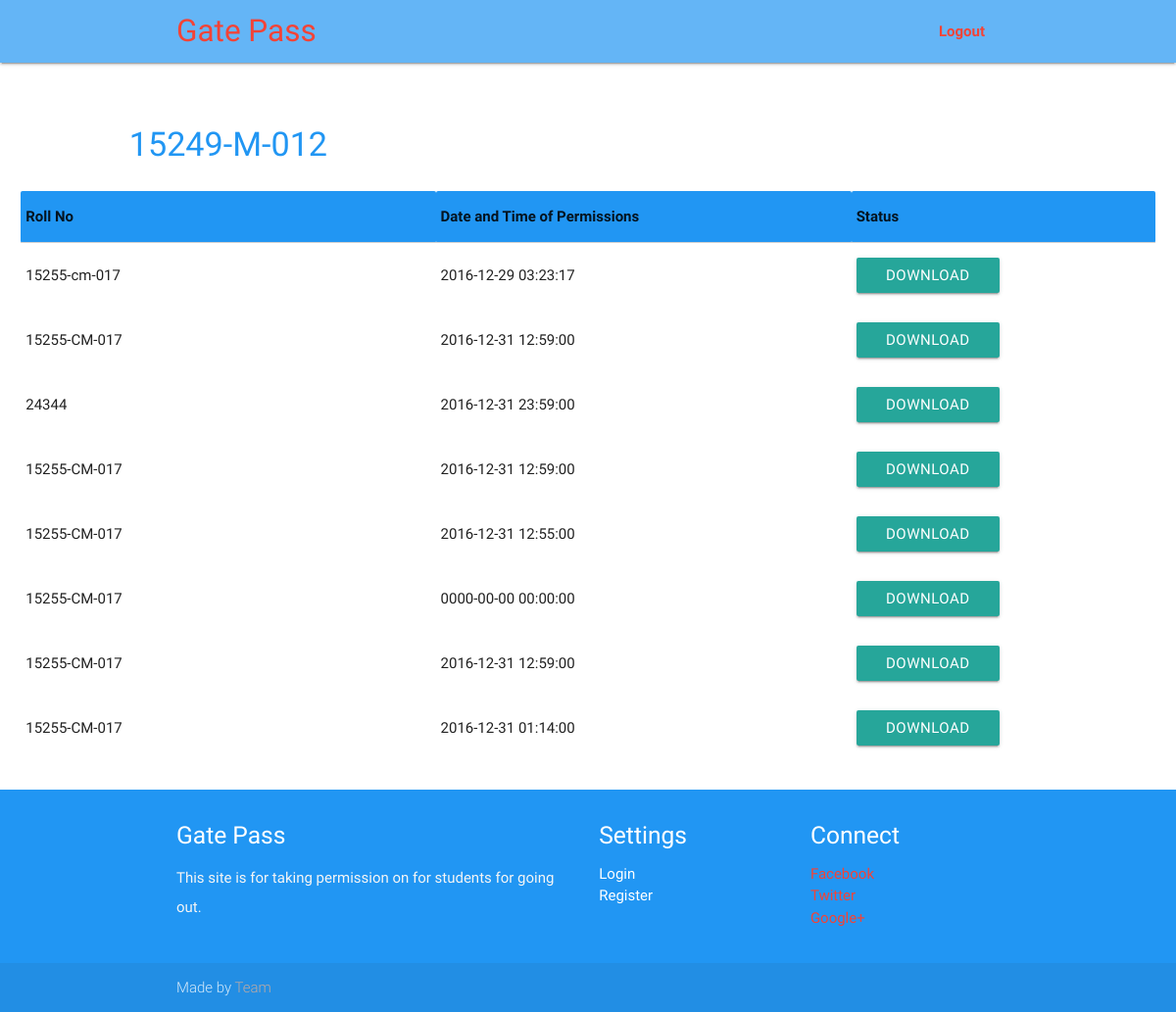
Page /dashboard3.php (signed in) on the committed database.
### tables this page shows
CREATE TABLE `report` (
  `id` int(11) NOT NULL,
  `name` varchar(55) NOT NULL,
  `rollno` varchar(20) NOT NULL,
  `college` varchar(80) NOT NULL,
  `branch` varchar(80) NOT NULL,
  `date` date NOT NULL,
  `time` time NOT NULL,
  `subject` varchar(80) NOT NULL,
  `status` int(11) NOT NULL DEFAULT '3'
);

### dashboard3.php (the view, shortened to what this page needs)
<!DOCTYPE html>
<html>
<head>
  <link href="css/materialize.min.css" type="text/css" rel="stylesheet" media="screen,projection"/>
  <link href="css/style.css" type="text/css" rel="stylesheet" media="screen,projection"/>
</head>
<body class="white lighten-4">
  <nav class="blue lighten-2" role="navigation">
    <div class="nav-wrapper container">
      <a id="logo-container" style="" href="#" class="red-text text-darker-5 brand-logo">Gate Pass</a>
      <ul class="right ">
        <li class="cn"><a href="logout.php" class="red-text hvr-underline-from-center"><b>Logout</b></a></li>
      </ul>
    </div>
  </nav>
<div id="adc">
<center>
<div style="padding: 10px;">
	<br>
 <div class="row">
    <div id="test1" class="col s12">
    <table style="width: 100%;" class="highlight responsive-table">
        <thead>
       	  <tr>
       	  	<th >
       	  		<center><h4 class="blue-text">
<?php
            $servername = "localhost";
            $username = "root";
            $password = "";
            $dbname = "gatepass";
            $conn = new mysqli($servername, $username, $password, $dbname);
if(!isset($_SESSION['rollno']) && !isset($_SESSION['password'])){
  header('Location:index.php');
}else{
	echo $_SESSION["rollno"];
}
?></h4></center></th>
       	  </tr>
          <tr class="blue">
              <th data-field="rollno">Roll No</th>
              <th data-field="id">Date and Time of Permissions</th>
              <th cellspacing="100%!important;" data-field="price">Status</th>
          </tr>
        </thead>
        <tbody>
			<?php
      $i=355;
				$sa=mysqli_query($conn,"select * from report where status=1");
				while($ss=mysqli_fetch_array($sa)){
						echo '<tr><td>'.$ss['rollno'].'</td><td>'. $ss['date']." " . $ss['time']. '</td><td>';
						echo '<a id="moda" href="#modal'.$i.'" class="btn btn-small waves-effect waves-blue" >Download</a>';
						echo '<div id="modal'.$i.'" class="modal"><div class="modal-content">
							<center><h4 class="blue-text">Download the QR code</h4>
							<div id="qrcodeCanvs'.$i.'"></div></center>
							<div class="modal-footer"><a href="#!"  class=" modal-action modal-close waves-effect waves-green btn-flat">Close</a></div>
						</div>';
      $i++;
        }
      echo  '</td></tr>';
			 ?>
        </tbody>
      </table></div>
</center>
</div></div></div>
<footer class="page-footer blue">
    <div class="container">
      <div class="row">
        <div class="col l6 s12">
          <h5 class="white-text">Gate Pass</h5>
          <p class="grey-text text-lighten-4">This site is for taking permission on for students for going out.</p>
        </div>
        <div class="col l3 s12">
          <h5 class="white-text">Settings</h5>
          <ul>
            <li><a class="white-text" href="search.php">Login</a></li>
            <li><a class="white-text" href="register.php">Register</a></li>
          </ul>
        </div>
        <div class="col l3 s12">
          <h5 class="white-text">Connect</h5>
          <ul>
            <li><a class="red-text" href="#!">Facebook</a></li>
            <li><a class="red-text" href="#!">Twitter</a></li>
            <li><a class="red-text" href="#!">Google+</a></li>
          </ul>
        </div>
      </div>
    </div>
    <div class="footer-copyright">
      <div class="container">Made by <a class="brown-text text-lighten-3" style="cursor: wait;" href="#">Team</a>
      </div>
    </div>
  </footer>
</body>
</html>

### css/style.css (style rules this page uses)
nav ul a, nav .brand-logo { color: #444; }
p { line-height: 2rem; }
footer.page-footer { margin: 0; }

### dashboard3.php (style rules this page uses)
.hvr-underline-from-center:before { background: #7e57c2!important; }

### rows in the picture
report: rollno "15255-cm-017", date "2016-12-29", time "03:23:17"
report: rollno "15255-CM-017", date "2016-12-31", time "12:59:00"
report: rollno "24344", date "2016-12-31", time "23:59:00"
report: rollno "15255-CM-017", date "2016-12-31", time "12:59:00"
report: rollno "15255-CM-017", date "2016-12-31", time "12:55:00"
report: rollno "15255-CM-017", date "0000-00-00", time "00:00:00"
report: rollno "15255-CM-017", date "2016-12-31", time "12:59:00"
report: rollno "15255-CM-017", date "2016-12-31", time "01:14:00"

### other values in the picture
$_SESSION["rollno"] "15249-M-012"
